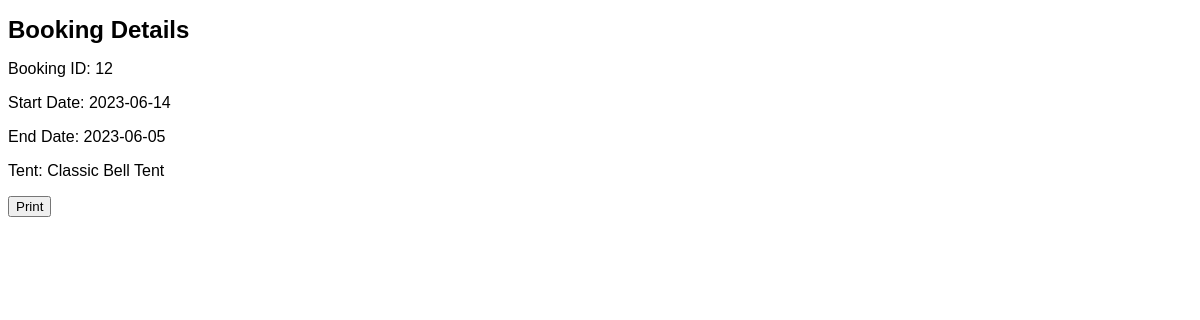
/print_booking/12 (signed in), run on an earlier commit of the app's database.
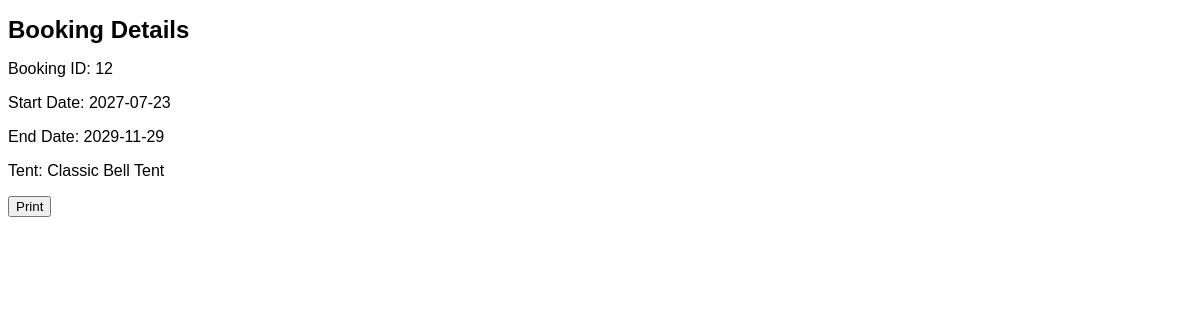
And on a later commit of the database.
### bungalowpark/models.py (models this page shows, shortened)
class Boeking(db.Model):
    __tablename__ = 'reserveringen'
    id = db.Column(db.Integer(), primary_key=True)
    bungalowID = db.Column(db.Integer(), nullable=False)
    tent_omschrijving = db.Column(db.String(100), nullable=False)
    startdatum = db.Column(db.Date(), nullable=False)
    einddatum = db.Column(db.Date(), nullable=False)
    userID = db.Column(db.Integer, db.ForeignKey('users.id'), nullable=False)

### bungalowpark/__init__.py (the view)
@app.route('/print_booking/<int:booking_id>')
@login_required
def print_booking(booking_id):
    booking = Boeking.query.get(booking_id)
    if booking:
        if current_user.id == booking.userID:
            return render_template('print_booking.html', booking=booking)
        else:
            flash(u'You do not have permission to print this booking.', 'warning')
    else:
        flash(u'Booking ID is not found.', 'warning')
    return redirect(url_for('gebruiker'))

### bungalowpark/models.py (called while the page is built)
@login_manager.user_loader
def load_user(user_id):
    return User.query.get(user_id)

### bungalowpark/templates/print_booking.html (shortened to what this page needs)
<!DOCTYPE html>
<html>
<head>
</head>
<body>
    <h1>Booking Details</h1>
    <p>Booking ID: {{ booking.id }}</p>
    <p>Start Date: {{ booking.startdatum }}</p>
    <p>End Date: {{ booking.einddatum }}</p>
    <p>Tent: {{ booking.tent_omschrijving }}</p>
    <button onclick="window.print()">Print</button>
</body>
</html>

What changed in the data, as far as the page shows it:
changed Boeking "Classic Bell Tent": startdatum "2023-06-14" → "2027-07-23"; einddatum "2023-06-05" → "2029-11-29"
